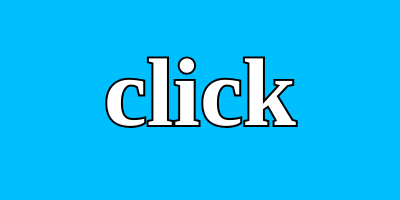
Frame 1 (no input)
Frame 60 (no input): identical to frame 1, image omitted
Frame 120 (the mouse pressed at the canvas centre since frame 60): identical to frame 1, image omitted

The p5.js sketch that drew this single still picture (run headless with seeded random() and noise() and a simulated clock; from frame 60 on, the mouse is pressed at the canvas centre):

// p5.js sketch
// ── sketch.js
// the full message to display, split into individual words
let message = "click and the text changes";

// split the message into an array of words
let words = message.split(" ");

// index of the current word to show
let i = 0;

// variables for interpolating the background color
let lerpIndex = 0; // tracks progress from 0 to 1

function setup() {
  createCanvas(400, 200);
  // make the cursor a pointer over the canvas
  select(".p5Canvas").style("cursor:pointer");

  // center text and set font/style
  textAlign(CENTER, CENTER);
  textFont("Garamond");
  textStyle(BOLD);
  textSize(96);
  stroke(0);
  strokeWeight(4);
  fill("white");

  // define start and end colors for background
  fromCol = color(0, 191, 255); // deep sky blue
  toCol = color(75, 0, 130); // indigo
}

function draw() {
  // calculate the current background color based on lerpIndex
  let lightLvl = lerpColor(fromCol, toCol, lerpIndex);
  background(lightLvl);

  // draw the current word in the middle of the canvas
  text(words[i], width / 2, height / 2);
}

function mouseClicked() {
  // advance to the next word, wrapping around at the end
  i = (i + 1) % words.length;

  // advance the color interpolation by one step
  lerpIndex += 1 / words.length;
  // wrap lerpIndex back to 0 when it reaches 1
  if (lerpIndex >= 1) {
    lerpIndex = 0;
  }
}
